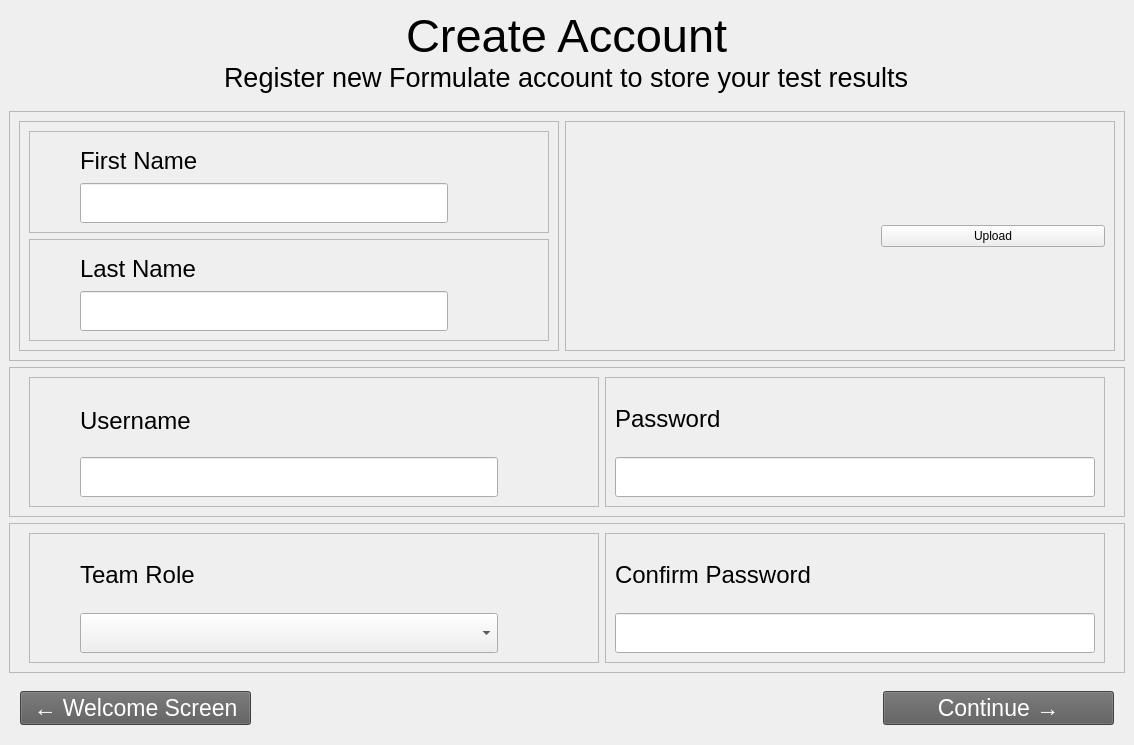
            <widget class="QWidget" name="sign_up_page">
             <layout class="QVBoxLayout" name="verticalLayout_15">
              <property name="spacing">
               <number>0</number>
              </property>
              <property name="leftMargin">
               <number>0</number>
              </property>
              <property name="topMargin">
               <number>0</number>
              </property>
              <property name="rightMargin">
               <number>0</number>
              </property>
              <property name="bottomMargin">
               <number>0</number>
              </property>
              <item>
               <widget class="QFrame" name="sign_up_top_frame">
                <property name="frameShape">
                 <enum>QFrame::NoFrame</enum>
                </property>
                <property name="frameShadow">
                 <enum>QFrame::Raised</enum>
                </property>
                <layout class="QVBoxLayout" name="verticalLayout_16">
                 <property name="spacing">
                  <number>0</number>
                 </property>
                 <item alignment="Qt::AlignHCenter">
                  <widget class="QLabel" name="label_3">
                   <property name="font">
                    <font>
                     <pointsize>35</pointsize>
                    </font>
                   </property>
                   <property name="text">
                    <string>Create Account</string>
                   </property>
                  </widget>
                 </item>
                 <item alignment="Qt::AlignHCenter">
                  <widget class="QLabel" name="label_4">
                   <property name="font">
                    <font>
                     <pointsize>20</pointsize>
                    </font>
                   </property>
                   <property name="text">
                    <string>Register new Formulate account to store your test results</string>
                   </property>
                  </widget>
                 </item>
                </layout>
               </widget>
              </item>
              <item>
               <widget class="QFrame" name="sign_up_middle_frame">
                <property name="minimumSize">
                 <size>
                  <width>0</width>
                  <height>400</height>
                 </size>
                </property>
                <property name="frameShape">
                 <enum>QFrame::NoFrame</enum>
                </property>
                <property name="frameShadow">
                 <enum>QFrame::Raised</enum>
                </property>
                <layout class="QVBoxLayout" name="verticalLayout_17">
                 <item>
                  <widget class="QFrame" name="sign_up_mid_1_frame">
                   <property name="minimumSize">
                    <size>
                     <width>0</width>
                     <height>250</height>
                    </size>
                   </property>
                   <property name="frameShape">
                    <enum>QFrame::StyledPanel</enum>
                   </property>
                   <property name="frameShadow">
                    <enum>QFrame::Raised</enum>
                   </property>
                   <layout class="QHBoxLayout" name="horizontalLayout_8">
                    <item>
                     <widget class="QFrame" name="sign_up_mid1_left_frame">
                      <property name="frameShape">
                       <enum>QFrame::StyledPanel</enum>
                      </property>
                      <property name="frameShadow">
                       <enum>QFrame::Raised</enum>
                      </property>
                      <layout class="QVBoxLayout" name="verticalLayout_18">
                       <item>
                        <widget class="QFrame" name="sign_up_mid1_left_top">
                         <property name="frameShape">
                          <enum>QFrame::StyledPanel</enum>
                         </property>
                         <property name="frameShadow">
                          <enum>QFrame::Raised</enum>
                         </property>
                         <layout class="QVBoxLayout" name="verticalLayout_19">
                          <property name="spacing">
                           <number>3</number>
                          </property>
                          <property name="leftMargin">
                           <number>50</number>
                          </property>
                          <property name="rightMargin">
                           <number>100</number>
                          </property>
                          <item>
                           <widget class="QLabel" name="label_5">
                            <property name="font">
                             <font>
                              <pointsize>18</pointsize>
                             </font>
                            </property>
                            <property name="text">
                             <string>First Name</string>
                            </property>
                           </widget>
                          </item>
                          <item>
                           <widget class="QLineEdit" name="firstname_field">
                            <property name="minimumSize">
                             <size>
                              <width>0</width>
                              <height>40</height>
                             </size>
                            </property>
                            <property name="font">
                             <font>
                              <pointsize>15</pointsize>
                             </font>
                            </property>
                           </widget>
                          </item>
                         </layout>
                        </widget>
                       </item>
                       <item>
                        <widget class="QFrame" name="sign_up_mid1_left_bottom">
                         <property name="frameShape">
                          <enum>QFrame::StyledPanel</enum>
                         </property>
                         <property name="frameShadow">
                          <enum>QFrame::Raised</enum>
                         </property>
                         <layout class="QVBoxLayout" name="verticalLayout_20">
                          <property name="spacing">
                           <number>3</number>
                          </property>
                          <property name="leftMargin">
                           <number>50</number>
                          </property>
                          <property name="rightMargin">
                           <number>100</number>
                          </property>
                          <item>
                           <widget class="QLabel" name="label_6">
                            <property name="font">
                             <font>
                              <pointsize>18</pointsize>
                             </font>
                            </property>
                            <property name="text">
                             <string>Last Name</string>
                            </property>
                           </widget>
                          </item>
                          <item>
                           <widget class="QLineEdit" name="lastname_field">
                            <property name="minimumSize">
                             <size>
                              <width>0</width>
                              <height>40</height>
                             </size>
                            </property>
                            <property name="font">
                             <font>
                              <pointsize>15</pointsize>
                             </font>
                            </property>
                           </widget>
                          </item>
                         </layout>
                        </widget>
                       </item>
                      </layout>
                     </widget>
                    </item>
                    <item>
                     <widget class="QFrame" name="sign_up_mid1_right_frame">
                      <property name="minimumSize">
                       <size>
                        <width>550</width>
                        <height>0</height>
                       </size>
                      </property>
                      <property name="frameShape">
                       <enum>QFrame::StyledPanel</enum>
                      </property>
                      <property name="frameShadow">
                       <enum>QFrame::Raised</enum>
                      </property>
                      <layout class="QHBoxLayout" name="horizontalLayout_9">
                       <item>
                        <widget class="QLabel" name="label_7">
                         <property name="minimumSize">
                          <size>
                           <width>300</width>
                           <height>0</height>
                          </size>
                         </property>
                         <property name="text">
                          <string/>
                         </property>
                         <property name="pixmap">
                          <pixmap resource="resource.qrc">:/icons/icons/user-32.png</pixmap>
                         </property>
                         <property name="scaledContents">
                          <bool>true</bool>
                         </property>
                        </widget>
                       </item>
                       <item>
                        <widget class="QPushButton" name="pushButton_6">
                         <property name="text">
                          <string>Upload</string>
                         </property>
                        </widget>
                       </item>
                      </layout>
                     </widget>
                    </item>
                   </layout>
                  </widget>
                 </item>
                 <item>
                  <widget class="QFrame" name="sign_up_mid_2_frame">
                   <property name="minimumSize">
                    <size>
                     <width>0</width>
                     <height>150</height>
                    </size>
                   </property>
                   <property name="frameShape">
                    <enum>QFrame::StyledPanel</enum>
                   </property>
                   <property name="frameShadow">
                    <enum>QFrame::Raised</enum>
                   </property>
                   <layout class="QHBoxLayout" name="horizontalLayout_10">
                    <property name="leftMargin">
                     <number>19</number>
                    </property>
                    <property name="rightMargin">
                     <number>19</number>
                    </property>
                    <item>
                     <widget class="QFrame" name="frame">
                      <property name="minimumSize">
                       <size>
                        <width>570</width>
                        <height>0</height>
                       </size>
                      </property>
                      <property name="frameShape">
                       <enum>QFrame::StyledPanel</enum>
                      </property>
                      <property name="frameShadow">
                       <enum>QFrame::Raised</enum>
                      </property>
                      <layout class="QVBoxLayout" name="verticalLayout_21">
                       <property name="spacing">
                        <number>3</number>
                       </property>
                       <property name="leftMargin">
                        <number>50</number>
                       </property>
                       <property name="rightMargin">
                        <number>100</number>
                       </property>
                       <item>
                        <widget class="QLabel" name="label_8">
                         <property name="font">
                          <font>
                           <pointsize>18</pointsize>
                          </font>
                         </property>
                         <property name="text">
                          <string>Username</string>
                         </property>
                        </widget>
                       </item>
                       <item>
                        <widget class="QLineEdit" name="signup_username_field">
                         <property name="minimumSize">
                          <size>
                           <width>0</width>
                           <height>40</height>
                          </size>
                         </property>
                         <property name="font">
                          <font>
                           <pointsize>15</pointsize>
                          </font>
                         </property>
                        </widget>
                       </item>
                      </layout>
                     </widget>
                    </item>
                    <item>
                     <widget class="QFrame" name="frame_2">
                      <property name="minimumSize">
                       <size>
                        <width>500</width>
                        <height>0</height>
                       </size>
                      </property>
                      <property name="frameShape">
                       <enum>QFrame::StyledPanel</enum>
                      </property>
                      <property name="frameShadow">
                       <enum>QFrame::Raised</enum>
                      </property>
                      <layout class="QVBoxLayout" name="verticalLayout_22">
                       <item>
                        <widget class="QLabel" name="label_9">
                         <property name="font">
                          <font>
                           <pointsize>18</pointsize>
                          </font>
                         </property>
                         <property name="text">
                          <string>Password</string>
                         </property>
                        </widget>
                       </item>
                       <item>
                        <widget class="QLineEdit" name="signup_password_field">
                         <property name="minimumSize">
                          <size>
                           <width>0</width>
                           <height>40</height>
                          </size>
                         </property>
                         <property name="font">
                          <font>
                           <pointsize>15</pointsize>
                          </font>
                         </property>
                        </widget>
                       </item>
                      </layout>
                     </widget>
                    </item>
                   </layout>
                  </widget>
                 </item>
                 <item>
                  <widget class="QFrame" name="sign_up_mid_3_frame">
                   <property name="minimumSize">
                    <size>
                     <width>0</width>
                     <height>150</height>
                    </size>
                   </property>
                   <property name="frameShape">
                    <enum>QFrame::StyledPanel</enum>
                   </property>
                   <property name="frameShadow">
                    <enum>QFrame::Raised</enum>
                   </property>
                   <layout class="QHBoxLayout" name="horizontalLayout_11">
                    <property name="leftMargin">
                     <number>19</number>
                    </property>
                    <property name="rightMargin">
                     <number>19</number>
                    </property>
                    <item>
                     <widget class="QFrame" name="frame_3">
                      <property name="minimumSize">
                       <size>
                        <width>570</width>
                        <height>0</height>
                       </size>
                      </property>
                      <property name="frameShape">
                       <enum>QFrame::StyledPanel</enum>
                      </property>
                      <property name="frameShadow">
                       <enum>QFrame::Raised</enum>
                      </property>
                      <layout class="QVBoxLayout" name="verticalLayout_23">
                       <property name="leftMargin">
                        <number>50</number>
                       </property>
                       <property name="rightMargin">
                        <number>100</number>
                       </property>
                       <item>
                        <widget class="QLabel" name="label_10">
                         <property name="font">
                          <font>
                           <pointsize>18</pointsize>
                          </font>
                         </property>
                         <property name="text">
                          <string>Team Role</string>
                         </property>
                        </widget>
                       </item>
                       <item>
                        <widget class="QComboBox" name="team_role_dropdown">
                         <property name="minimumSize">
                          <size>
                           <width>0</width>
                           <height>40</height>
                          </size>
                         </property>
                         <property name="font">
                          <font>
                           <pointsize>15</pointsize>
                          </font>
                         </property>
                        </widget>
                       </item>
                      </layout>
                     </widget>
                    </item>
                    <item>
                     <widget class="QFrame" name="frame_4">
                      <property name="minimumSize">
                       <size>
                        <width>500</width>
                        <height>0</height>
                       </size>
                      </property>
                      <property name="frameShape">
                       <enum>QFrame::StyledPanel</enum>
                      </property>
                      <property name="frameShadow">
                       <enum>QFrame::Raised</enum>
                      </property>
                      <layout class="QVBoxLayout" name="verticalLayout_24">
                       <item>
                        <widget class="QLabel" name="label_11">
                         <property name="font">
                          <font>
                           <pointsize>18</pointsize>
                          </font>
                         </property>
                         <property name="text">
                          <string>Confirm Password</string>
                         </property>
                        </widget>
                       </item>
                       <item>
                        <widget class="QLineEdit" name="confirm_password_field">
                         <property name="minimumSize">
                          <size>
                           <width>0</width>
                           <height>40</height>
                          </size>
                         </property>
                         <property name="font">
                          <font>
                           <pointsize>15</pointsize>
                          </font>
                         </property>
                        </widget>
                       </item>
                      </layout>
                     </widget>
                    </item>
                   </layout>
                  </widget>
                 </item>
                </layout>
               </widget>
              </item>
              <item>
               <widget class="QFrame" name="sign_up_bottom_frame">
                <property name="frameShape">
                 <enum>QFrame::NoFrame</enum>
                </property>
                <property name="frameShadow">
                 <enum>QFrame::Raised</enum>
                </property>
                <layout class="QHBoxLayout" name="horizontalLayout_12">
                 <property name="spacing">
                  <number>200</number>
                 </property>
                 <property name="leftMargin">
                  <number>20</number>
                 </property>
                 <property name="rightMargin">
                  <number>20</number>
                 </property>
                 <property name="bottomMargin">
                  <number>20</number>
                 </property>
                 <item alignment="Qt::AlignBottom">
                  <widget class="QPushButton" name="welcome_return">
                   <property name="font">
                    <font>
                     <pointsize>17</pointsize>
                    </font>
                   </property>
                   <property name="styleSheet">
                    <string notr="true">color: rgb(255, 255, 255);
background-color: rgb(91, 91, 91);</string>
                   </property>
                   <property name="text">
                    <string>← Welcome Screen</string>
                   </property>
                  </widget>
                 </item>
                 <item>
                  <widget class="QLabel" name="error_label">
                   <property name="font">
                    <font>
                     <pointsize>15</pointsize>
                    </font>
                   </property>
                   <property name="styleSheet">
                    <string notr="true">color: rgb(255, 0, 0);</string>
                   </property>
                   <property name="text">
                    <string/>
                   </property>
                  </widget>
                 </item>
                 <item alignment="Qt::AlignBottom">
                  <widget class="QPushButton" name="continue_sign_up">
                   <property name="font">
                    <font>
                     <pointsize>17</pointsize>
                    </font>
                   </property>
                   <property name="styleSheet">
                    <string notr="true">color: rgb(255, 255, 255);
background-color: rgb(91, 91, 91);</string>
                   </property>
                   <property name="text">
                    <string>Continue →</string>
                   </property>
                  </widget>
                 </item>
                </layout>
               </widget>
              </item>
             </layout>
            </widget>
